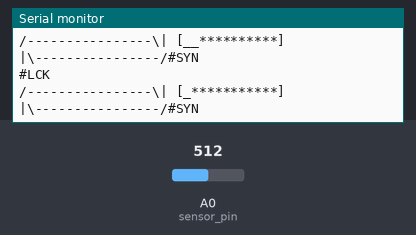
This sketch was run on a simulated Arduino Uno, built with avr-gcc and run on an emulated ATmega328P. Shown: the last lines printed to the serial monitor. The inputs (shaded band) are chosen by the test bench; at power-on: A0 (sensor_pin) = 512.

Above: at 1.2 s.
1.3 s: A0 (sensor_pin) set to 716
At 1.34 s:
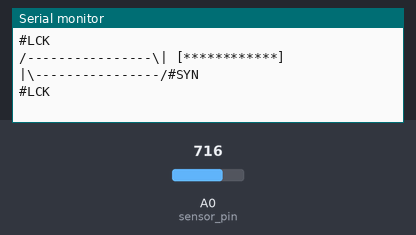
2.9 s: A0 (sensor_pin) set to 900
At 3.0 s:
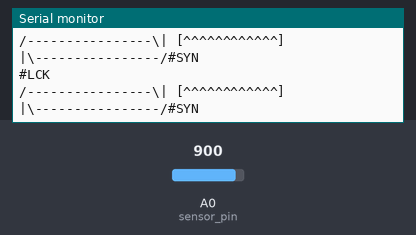
4.6 s: A0 (sensor_pin) set to 1023
At 4.67 s:
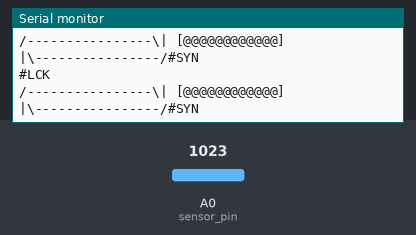
6.2 s: A0 (sensor_pin) set to 511
At 6.56 s:
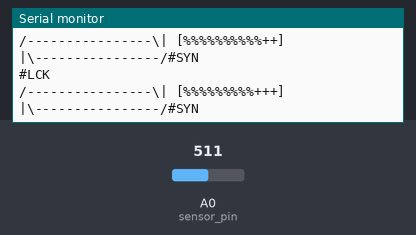
7.8 s: A0 (sensor_pin) set to 306
At 8.45 s:
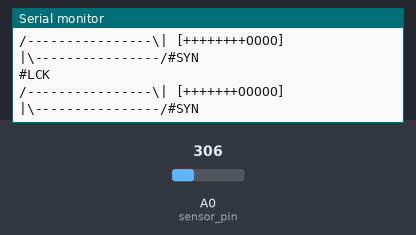
9.5 s: A0 (sensor_pin) set to 122
At 9.56 s:
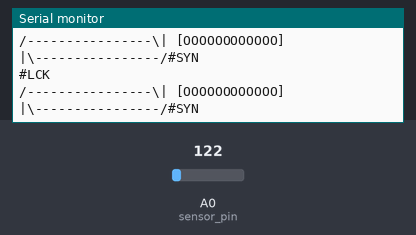

The sketch:

Animation.ino
```cpp
// Love to Code

// Animation Demo

// Please refer to the "PositioningText" demo to understand how the
// screen update code works.

// In this advanced example, we show how to draw borders and animate text
// using the ChibiScope.

// Here we want to fill the screen with a solid set of characters. The screen is
// 18 characters wide, but the "return" symbol (\n) counts as one of them. So
// to fill the screen solid, we print 18 characters; the 19th character will
// wrap automatically to the next line, thus filling in the blank column
// on the right that would be left by the return symbol.
//
// Thus, for this animation, we endeavor to make sure that every line stays
// exactly 18 characters wide. We use a function called "printf" (not typically
// used in Arduino code, but available in LTC) with formatting strings to
// guarantee that the width of the printed string is always the same even
// if the number of digits displayed is less. Refer to
// https://en.wikipedia.org/wiki/Printf_format_string for how this works.
//
// The animation consists of a loop counter, a sensor input value represented
// as a number, and a scrolling "landscape" consisting of characters that
// correspond to the magnitude of the analog sensor value.

// Touch the sensor pin (default 0) to see the sensor value wiggle a bit.

// A mapping of sensor values to characters. Feel free to mix this up.
char landscape_chars[16] = {'_', '.', 'o', 'O', '*', '+', '*', '#', '^', '~',
			    '@', '$', '%', '"', '!', };
char landscape[12];

int counter = 0;
int sensor_pin = 0;

void setup(void) {
  Serial.begin(9600);

  pinMode(0, INPUT); // setup an input to monitor as part of the demo
}

void render_screen() {
  unsigned int i;
  int sensor_value = analogRead(0);

  Serial.println("#LCK"); // enter lock mode -- could also move to setup()

  // note that the \ character indicates the next character is special
  // so to print a \, you must use \\, e.g. "special character: print a \"
  Serial.print("/----------------\\");  // top border
  printf("| Loops: %7d |", counter);    // loop counter
  printf("| Sensor: %6d |", analogRead(sensor_pin)); // sensor value from pin

  // scrolling "landscape" generated by sensor values
  Serial.print("| [");                  // left border of landscape
  for (i = 1; i < sizeof(landscape); i++) {
    landscape[i - 1] = landscape[i];    // shift the landscape left to make a "scrolling" effect
    Serial.write(landscape_chars[landscape[i - 1]]); // update to the screen
  }
  // at the right hand side, drop in new characters mapped to the sensor values
  landscape[sizeof(landscape) - 1] = map(sensor_value, 0, 1023, 0, sizeof(landscape));
  Serial.write(landscape_chars[landscape[sizeof(landscape) - 1]]);
  Serial.print("] |");                  // right border

  Serial.print("\\----------------/");  // bottom border

  Serial.println("#SYN");  // sync the values to the screen
  delay(30); // mandatory delay to update the screen
}

void loop(void) {
  render_screen();

  counter++;
  delay(80); // adjust to make loop run faster or slower
}
```

Measured:
- after the input at 6.2 s, the serial monitor: prints a new line at once (image 4)
- after the input at 7.8 s, the serial monitor: prints a new line after 0.10 s (image 5)
